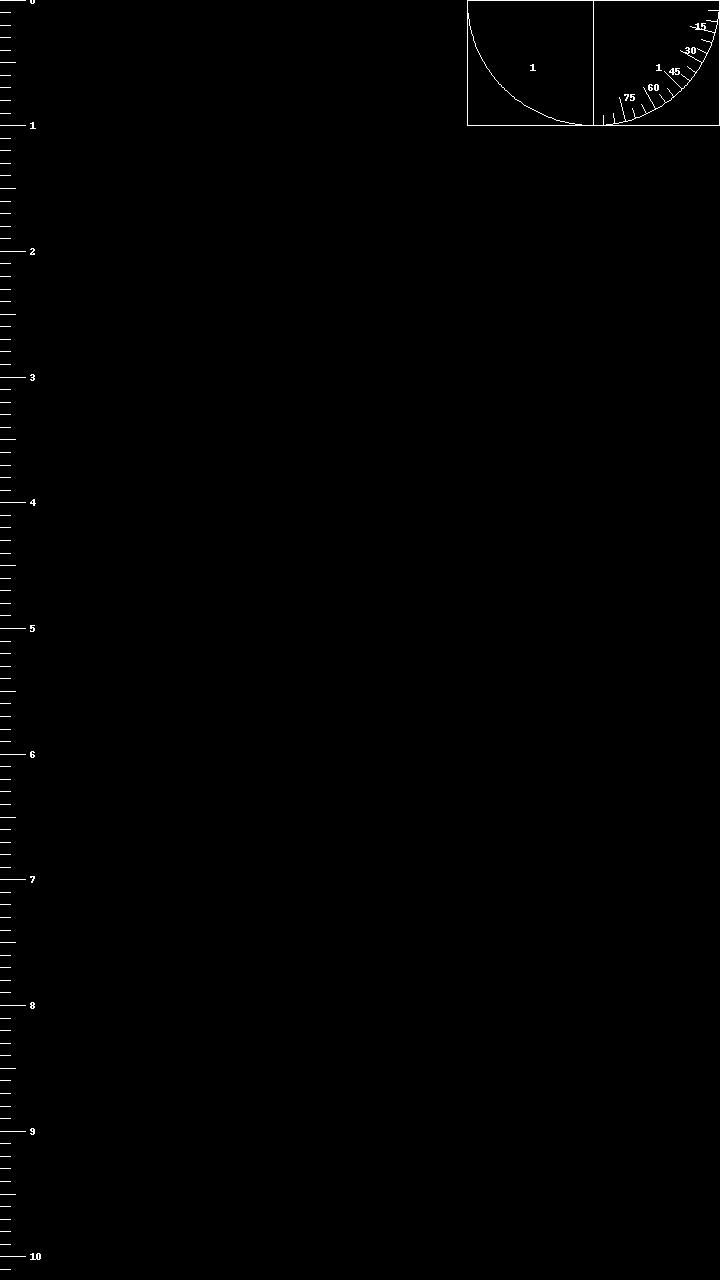

Recreate this plot in Python.
###############################################################################
# python version of the ruler image generator
# by error on line 1 (erroronline.one)
# you find the possible user inputs at the bottom of the document. these are
# preset but you can uncomment the input-commands. this is the main module for
# terminal-use only. here happens the important stuff.
#
# refactored as of 2018-08-16 to fit as importable module for gui application
# refactored as of 2018-08-21 to support background image and mostly pep8
###############################################################################

from PIL import Image, ImageDraw
import re
import math
from itertools import cycle
import sys

###############################################################################
# preparation of input values
###############################################################################

def ConvertColorInput(userinput):
	# returns either rgb or color name
    if userinput[0] == "#":
        chunk = int((len(userinput)-1)/3)
        try:
            rgb = [int(userinput[i:i+chunk], 16) for i in range(1, len(userinput), chunk)]
        except:
            print("c'mon. please enter serious values.")
            exit()
    else:
        rgb = [int(i) for i in re.split(r"\D+", userinput)]
    return tuple(rgb)

class inputs():
	# creates an object with user inputs
	# that is easier transferable to other objects and functions
	def __init__(self, **kwargs):
		self.x, self.y=int(kwargs["dim"][0]), int(kwargs["dim"][1])
		z = math.sqrt(self.y**2+self.x**2)
		scale = {"c":(z/kwargs["dia"]/2.54, (10, 5)),
				"i":(z/kwargs["dia"], (16, 8))}
		self.res = scale[kwargs["scaleto"]][0]
		self.unit = scale[kwargs["scaleto"]][1]
		self.width, self.height = self.x/self.res, self.y/self.res
		self.rotate="n"
	def update(self,**kwargs):
		self.fgcolor = ConvertColorInput(kwargs["fgcolor"])
		self.bgcolor = ConvertColorInput(kwargs["bgcolor"])
		self.bgimg = kwargs["bgimg"]
		try: self.bgalpha = float(kwargs["bgalpha"])
		except ValueError: self.bgalpha = 0
		try: self.reducefibo = int(kwargs["reducefibo"])
		except ValueError: self.reducefibo = 0
		try: self.fontsize = float(kwargs["fontsize"])
		except ValueError: self.fontsize = 10
		self.rotate = kwargs["rotate"]
		if "fileformat" in kwargs:
			self.fileformat = kwargs["fileformat"]
		else:
			self.fileformat = "jpg"

###############################################################################
# function and class to define output coordinates for all the elements
###############################################################################

def ruler(ui):
	# returns list of x/y coordinates for drawing a ruler on the left side
	# this is a function because the ruler is nothing magic. 
	line, coords, y1=0, [], 0
	while y1<ui.y:
		label = ""
		if not line%ui.unit[0]:
			x1=25
			label = str(line//ui.unit[0])
		elif not line%ui.unit[1]:
			x1 = 15
		else:
			x1 = 10
		coords.append([label, (0, int(y1), x1, int(y1))])
		y1 += ui.res/ui.unit[0]
		line += 1
	return coords[0:]

class fibonacci():
	# creates an object with properties for fibonacci-spiral containing
	# coordinates, maximum dimension, etc. 
	def __init__(self, ui):
		# find maximum fibonacci areas fitting to screen regardless of
		# direction in cm or inch
		a, b, self.fibonaccis = 0, 1, []
		while b<max(ui.width,ui.height):
			a, b = b, a+b
			self.fibonaccis.append(a)
		self.fibonaccis.pop() # last element is already bigger that screen
		self.xstart, self.ystart, self.width, self.height = 0, 0, 0, 0
		self.findstart(ui, False)

	def findstart(self, ui, max=False):
		#find center to start with and define width and height of structure
		if not max:
			max = len(self.fibonaccis)
		startingpoint = {"n":(1, 0, 1, 2),
						"y":(0, 0, 2, 3)} # rotate yes/no
		self.xstart = startingpoint[ui.rotate][0]
		self.ystart = startingpoint[ui.rotate][1]
		for xc in self.fibonaccis[startingpoint[ui.rotate][2]:max:4]:
			self.xstart += xc
		for yc in self.fibonaccis[startingpoint[ui.rotate][3]:max:4]:
			self.ystart += yc
		for xm in self.fibonaccis[startingpoint[ui.rotate][2]:max:2]:
			self.width += xm
		for ym in self.fibonaccis[startingpoint[ui.rotate][3]:max:2]:
			self.height += ym

	def create(self, ui, max=False):
		#returns a list of coordinates for drawing sqares in fibonacci manner
		if not max:
			max = len(self.fibonaccis)
		self.findstart(ui, max)
		#define pixel coordinates counterclockwise
		startingpoint = [(-1, 1, -1, 0, 180), (1, 1, 0, 1, 90),
						(1, -1, 1, 0, 0), (-1, -1, 0, -1, 270)]
		if ui.rotate == "n": # shift once
			startingpoint.append(startingpoint.pop(0))
		def directions(startingpoint):
			for i in cycle(startingpoint):
				yield i
		dir = directions(startingpoint)	
		self.areas = []
		x2, y2 = (ui.width-self.xstart)*ui.res-1, self.ystart*ui.res
		for a in self.fibonaccis[:max]:
			curdir = next(dir)
			go = a * ui.res
			#coordinates for squares
			x1, x2 = x2, x2 + go*curdir[0]
			y1, y2 = y2, y2 + go*curdir[1]
			#coordinates for double size rectangle according to pillow.draw.arc
			x3, x4 = x1 - go*curdir[2], x2 + go*curdir[3]
			y3, y4 = y1 - go*curdir[3], y2 - go*curdir[2]
			#swap values to upperleft/lower right because of pillow.draw.arc
			if curdir[4] == 0:
				y3, y4 = y4, y3
			elif curdir[4] == 180:
				x3, x4 = x4, x3
			elif curdir[4] == 270:
				x3, x4, y3, y4 = x4, x3, y4, y3
			#coordinates for center of degree scale
			x5, y5 = x2 - go*curdir[2], y2 - go*curdir[3]
			
			# (label, square coordinates, additional arc coordinates for use
			# with pillow, startdegrees)
			self.areas.append([str(a), (int(x1), int(y1), int(x2), int(y2)),
								(int(x3), int(y3), int(x4), int(y4)),
								(int(x5), int(y5)), curdir[4]])
		return self.areas

	def degrees(self, ui, area = False):
		# returns list of x/y coordinates for drawing a degree scale to
		# fibonacci spiral in given area + numbers
		# this is a function because like the ruler it is nothing magic. 
		if not area:
			area = self.areas[-1]
		else:
			area = self.areas[area-1]

		#degree scale depending on given area
		xc, yc, radius = area[3][0], area[3][1], int(area[0])*ui.res
		#convert from pillow value (starting at 3 o"clock clockwise)
		startdeg = 360 - area[4]
		coords = []
		for deg in range(startdeg-90, startdeg, 5):
			cosinus = math.cos(math.radians(deg))
			sinus = math.sin(math.radians(deg))
			label = ""
			if deg % 3:
				length = 10
			else:
				length = 25
				label = str(startdeg-deg)
			x1, y1 = xc + cosinus*(radius-length), yc - sinus*(radius-length)
			x2, y2 = xc + cosinus*radius, yc - sinus*radius
			coords.append([label, (int(x1), int(y1), int(x2), int(y2))])
		return coords[1:]

###############################################################################
# initiation and processing of coordinates for drawing them to image
###############################################################################

def draw_img(ui):
	img = Image.new("RGB", (ui.x, ui.y), ui.bgcolor)

	draw = ImageDraw.Draw(img)
	fibo = fibonacci(ui)

	for c in ruler(ui):
		draw.line((c[1]), fill=ui.fgcolor)
		if c[0] != "":
			draw.text((c[1][2] + ui.fontsize*.5, c[1][3] - ui.fontsize*.5),
						c[0], fill=ui.fgcolor)

	for c in fibo.create(ui, len(fibo.fibonaccis)-ui.reducefibo):
		draw.rectangle(c[1], fill=None, outline=ui.fgcolor)
		xlabel = c[1][0] + (c[1][2]-c[1][0]) / 2
		ylabel = c[1][1] + (c[1][3]-c[1][1]) / 2
		draw.text((xlabel, ylabel), c[0], fill=ui.fgcolor)
		draw.arc(c[2], c[4], c[4] + 90, fill=ui.fgcolor)
		
	def drawdegree(square, ui):
		for c in square:
			draw.line(c[1], fill=ui.fgcolor)
			if c[0] != "":
				draw.text((c[1][0] + ui.fontsize*.5,
							c[1][1] - ui.fontsize*.5),
							c[0], fill=ui.fgcolor)

	drawdegree(fibo.degrees(ui), ui)
		
	if ui.bgimg:
		#print(ui.bgimg)
		try:
			bg = Image.open(ui.bgimg)
			ui_ratio = ui.x / ui.y
			if ui.x / ui.y >= bg.width / bg.height:
				#print("i"ll take the we borders" )
				cropamount = bg.height-bg.width/ui_ratio
				x1, y1 = 0, cropamount//2
				x2, y2 = bg.width, bg.height-cropamount//2
			else:
				#print("i"ll take the ns borders" )
				cropamount = bg.width-bg.height*ui_ratio
				x1, y1 = cropamount//2, 0
				x2, y2 = bg.width-cropamount//2, bg.height
			
			bg = bg.transform((ui.x, ui.y), Image.QUAD,
							(x1,y1,x1,y2,x2,y2,x2,y1)).convert("RGB")
			img = Image.blend(img, bg, ui.bgalpha)
		except FileNotFoundError:
			print("could not open background image file %s..."%(ui.bgimg))


	del draw 
	try: img.save("ruler." + ui.fileformat)
	except: print('nope')
	return True

###############################################################################
# user input and output settings, preparations and recommendations
###############################################################################

if __name__ == "__main__":
	print("this creates an image with ruler, areas, circles, degrees")
	print("type the screen dimensions...")
	# e.g. 720x1280 4.6" for xperia z5 compact
	# or 3200x1800 13.3" for lenovo yoga 2 pro 13
	dim,dia=[720,1280], 4.6 
	#dim,dia=[3200,1800], 13.3 #re.split(r"\D+",input("type screen pixel resolution (width/height): ")), float(input("type screen size in inch: "))
	print("type in desired scale... ")
	scaleto="c" #input("[c]m or [i]nch? ")

	ui=inputs(dim=dim,dia=dia,scaleto=scaleto)

	fibo=fibonacci(ui)
	reducefibo=0
	if fibo.width>ui.width or fibo.height>ui.height:
		print("the maximum amount of fibonacci squares is %d. it is recommended\
to rotate it by 90°. or you can reduce the number of squares."%len(fibo.fibonaccis))
		reducefibo=0 #int(input("reduce by 0, 1, 2, etc. or select rotation in next step: "))

	print("set direction of fibonacci areas... ")
	rotate="n" #input("rotate clockwise by 90 degrees [y]es / [n]o? ")

	print("type in colors as webcolors (#aabbcc) or rgb (126, 29, 254)... ")
	bgcol, fgcol="#000000","#ffffff" #input("type in background color: "), input("type in foreground color: ")

	print("specify background image (in same folder). image might be cropped... ")
	bgalpha, bgimg=0.8, "pythonlogo.png" #float(input("0.0 to 1.0 value for merging intensity: ")), input("filename or just [enter] to skip: ")

	#print("set font size... ")
	fontsize=18 #int(input("type in font-size in pixel: "))

	print("specify image format. recommendation: [png] for less colors, [jpg] \
for more colors (e.g. with use of background image)... ")
	fileformat="jpg" #input("enter format: "))


	ui.update(reducefibo=reducefibo, rotate=rotate, fgcolor=fgcol,
				bgcolor=bgcol, bgalpha=bgalpha, bgimg=bgimg, fontsize=fontsize,
				fileformat=fileformat)	
	
	if draw_img(ui):
		print("image ruler.%s saved"%(fileformat))
	else:
		print("image could not be saved")
	